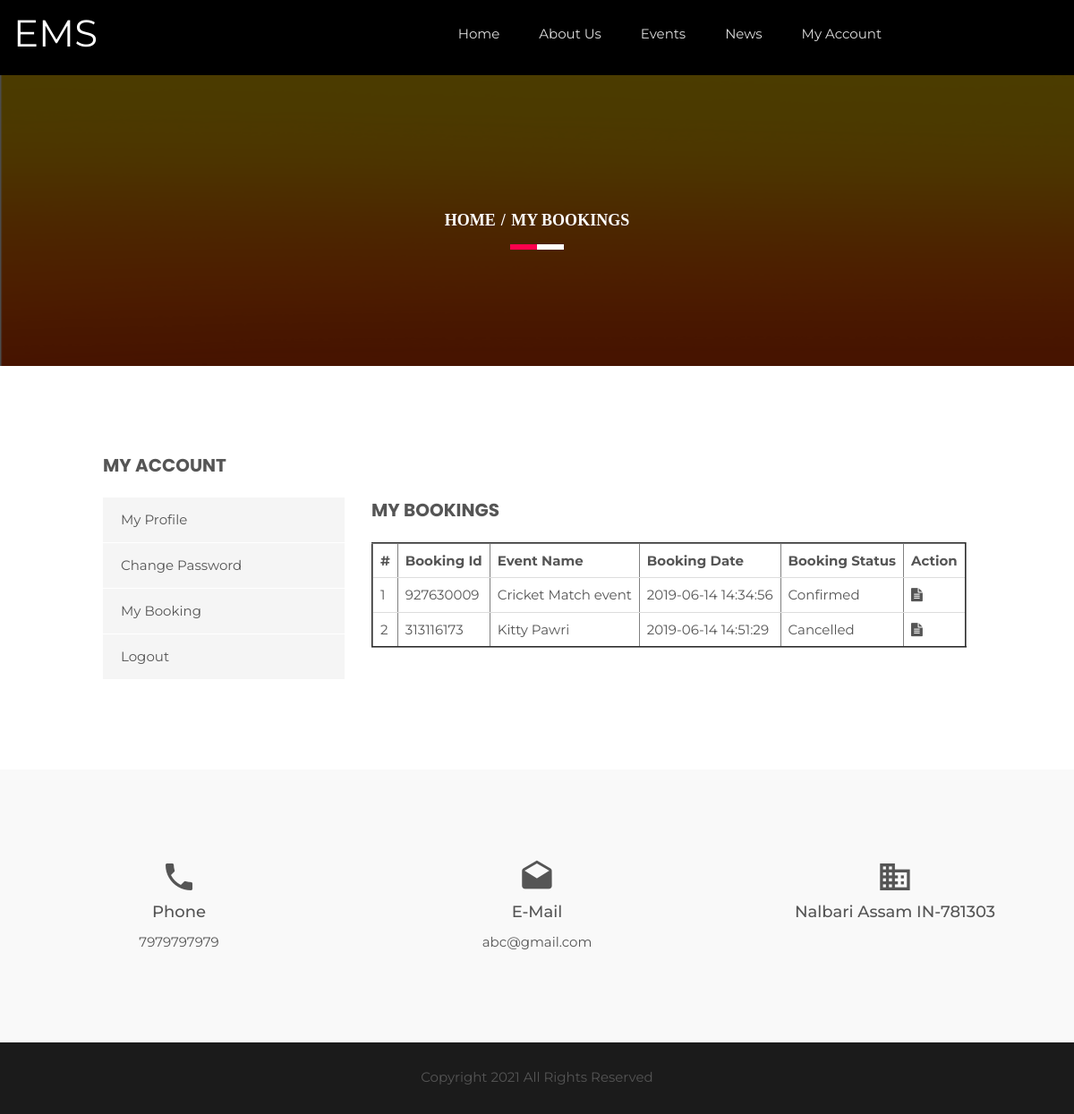
Page /my-bookings.php (signed in) on the committed database.
### tables this page shows
CREATE TABLE IF NOT EXISTS `tblgenralsettings` (
  `id` int(11) NOT NULL AUTO_INCREMENT,
  `SiteName` varchar(200) DEFAULT NULL,
  `PhoneNumber` bigint(12) DEFAULT NULL,
  `EmailId` varchar(255) DEFAULT NULL,
  `address` mediumtext,
  `footercontent` mediumtext,
  `LastUpdationDate` timestamp NULL DEFAULT NULL ON UPDATE CURRENT_TIMESTAMP,
  PRIMARY KEY (`id`)
);

CREATE TABLE IF NOT EXISTS `tblbookings` (
  `id` int(11) NOT NULL AUTO_INCREMENT,
  `BookingId` bigint(12) DEFAULT NULL,
  `UserId` int(11) DEFAULT NULL,
  `EventId` int(11) DEFAULT NULL,
  `NumberOfMembers` int(11) DEFAULT NULL,
  `UserRemark` mediumtext,
  `AdminRemark` mediumtext,
  `UserCancelRemark` mediumtext,
  `BookingDate` timestamp NULL DEFAULT CURRENT_TIMESTAMP,
  `BookingStatus` varchar(100) DEFAULT NULL,
  `LastUpdationDate` timestamp NULL DEFAULT NULL ON UPDATE CURRENT_TIMESTAMP,
  PRIMARY KEY (`id`)
);

CREATE TABLE IF NOT EXISTS `tblevents` (
  `id` int(11) NOT NULL AUTO_INCREMENT,
  `CategoryId` char(10) DEFAULT NULL,
  `SponserId` char(10) DEFAULT NULL,
  `EventName` varchar(255) DEFAULT NULL,
  `EventDescription` mediumtext,
  `EventStartDate` date DEFAULT NULL,
  `EventEndDate` date DEFAULT NULL,
  `EventLocation` varchar(255) DEFAULT NULL,
  `EventImage` varchar(255) DEFAULT NULL,
  `PostingDate` timestamp NULL DEFAULT CURRENT_TIMESTAMP,
  `LastUpdationDate` timestamp NULL DEFAULT NULL ON UPDATE CURRENT_TIMESTAMP,
  `IsActive` int(1) DEFAULT NULL,
  PRIMARY KEY (`id`)
);

### my-bookings.php (the view, shortened to what this page needs)
<?php
include('includes/config.php');
if(strlen($_SESSION['usrid'])==0)
    {
header('location:logout.php');
}
else{
?>
<!doctype html>
<html class="no-js" lang="en">
    <head>
        <link rel="stylesheet" href="css/bootstrap.min.css">
        <link rel="stylesheet" href="css/animate.css">
        <link rel="stylesheet" href="css/meanmenu.min.css">
        <link rel="stylesheet" href="css/owl.carousel.css">
        <link rel="stylesheet" href="css/icofont.css">
        <link rel="stylesheet" href="css/nivo-slider.css">
        <link rel="stylesheet" href="css/animate-text.css">
        <link rel="stylesheet" href="css/material-design-iconic-font.min.css">
        <link rel="stylesheet" href="style.css">
        <link rel="stylesheet" href="css/responsive.css">
        <link rel="stylesheet" href="css/faicons.css">
        <link href="css/color/skin-default.css" rel="stylesheet">
    </head>
    <body>
         <div class="wrapper single-blog">
           <div id="home" class="header-slider-area">
                   <?php include_once('includes/header.php');?>
            </div>
            <div class="breadcumb-area bg-overlay">
                <div class="container">
                    <ol class="breadcrumb">
                        <li><a href="index.html">Home</a></li>
                        <li class="active">My Bookings</li>
                    </ol>
                </div>
            </div>
            <div class="single-blog-area ptb100 fix">
               <div class="container">
                   <div class="row">
<?php include_once('includes/myaccountbar.php');?>
                       <div class="col-md-8 col-sm-7">
                           <div class="single-blog-body">
                                <div class="Leave-your-thought mt50">
                                    <h3 class="aside-title uppercase">My Bookings</h3>
                                    <div class="row">
                                            <div class="col-md-12 col-sm-6 col-xs-12 lyt-left">
                                                <div class="input-box leave-ib">
<div class="table-responsive">
<table border="2" class="table">
    <tr>
      <th>#</th>
      <th>Booking Id</th>
      <th>Event Name</th>
      <th>Booking Date</th>
      <th>Booking Status</th>
      <th>Action</th>
    </tr>
<?php
$uid=$_SESSION['usrid'];
$sql = "SELECT tblbookings.id as bid,tblbookings.BookingId,tblbookings.BookingDate,tblbookings.BookingStatus,tblevents.EventName,tblevents.id as evtid from tblbookings left join tblevents on tblevents.id=tblbookings.EventId where tblbookings.UserId=:uid";
$query = $dbh -> prepare($sql);
$query->bindParam(':uid',$uid,PDO::PARAM_STR);
$query->execute();
$results=$query->fetchAll(PDO::FETCH_OBJ);
$cnt=1;
if($query->rowCount() > 0)
{
foreach($results as $row)
{ ?>
<tr>
<td><?php echo htmlentities($cnt);?></td>
<td><?php echo htmlentities($row->BookingId);?></td>
<td><a href="event-details.php?evntid=<?php echo htmlentities($row->evtid);?>"><?php echo htmlentities($row->EventName);?></a></td>
<td><?php echo htmlentities($row->BookingDate);?></td>
<td><?php $bstatus=$row->BookingStatus;
if($bstatus==""){
echo htmlentities("Not confirmed Yet");
} else {
echo htmlentities($bstatus);
}?></td>
<td>
<a href="booking-details.php?bkid=<?php echo htmlentities($row->bid);?>">
<i class="fa fa-file-text"></i></a></td>
</tr>
<?php $cnt++;}} ?>
</table>
</div>
</div>
</div>
                                    </div>
                                </div>
                           </div>
                       </div>
               </div>
           </div></div>
                 <?php include_once('includes/footer.php');?>
         </div>
    </body>
</html>
<?php } ?>

### includes/header.php (shortened to what this page needs)
<?php
$ret = "Select  SiteName from tblgenralsettings ";
$querys = $dbh -> prepare($ret);
$querys->execute();
$resultss=$querys->fetchAll(PDO::FETCH_OBJ);
if($querys->rowCount() > 0)
{
foreach($resultss as $rows)
{ ?>
   <div id="home" class="header-slider-area">
                <div class="header-area header-2">
                    <div id="sticker" class="logo-menu-area header-area-2">
                        <div class="container hidden-xs">
                            <div class="row">
                                <div class="col-md-2 col-sm-3">
                                    <div class="logo">
                                        <a href="index.php" style="font-size:42px; color:#fff"><?php echo htmlentities($rows->SiteName);?></a>
                                    </div>
                                </div>
                                <div class="col-md-8 col-sm-9">
                                    <div class="main-menu text-right">
                                        <nav>
                                            <ul id="nav">
                                                <li><a class="smooth-scroll" href="index.php">Home</a></li>
                                                <li><a class="smooth-scroll" href="about-us.php">About Us</a></li>
                                                <li><a class="smooth-scroll" href="all-events.php">Events</a></li>
                                                <li><a class="smooth-scroll" href="news.php">News</a></li>
                                                <?php if(strlen($_SESSION['usrid']==0)){?>
                                                <li><a class="smooth-scroll" href="signup.php">Signup</a></li>
                                                 <li><a class="smooth-scroll" href="signin.php">Login</a></li>
                                             <?php } else {?>
<li><a class="smooth-scroll" href="profile.php">My Account</a></li>
                                             <?php } ?>
                                            </ul>
                                        </nav>
                                    </div>
                                </div>
                                </div>
                            </div>
                        </div>
                    </div>
                    <?php }} ?>

### includes/footer.php (shortened to what this page needs)
<?php
$ret = "Select  PhoneNumber,address,EmailId,footercontent from tblgenralsettings ";
$querys = $dbh -> prepare($ret);
$querys->execute();
$resultss=$querys->fetchAll(PDO::FETCH_OBJ);
if($querys->rowCount() > 0)
{
foreach($resultss as $rows)
{ ?>
 <div class="information-area off-white ptb100">
                    <div class="container">
                        <div class="row">
                            <div class="col-md-4 col-sm-3 col-xs-12">
                                <div class="single-information text-center">
                                    <div class="info-icon">
                                        <i class="zmdi zmdi-phone"></i>
                                    </div>
                                    <h4>Phone</h4>
                                    <p><?php echo htmlentities($rows->PhoneNumber);?></p>
                                </div>
                            </div>
                            <div class="col-md-4 col-sm-3 col-xs-12">
                                <div class="single-information text-center">
                                    <div class="info-icon">
                                        <i class="zmdi zmdi-email-open"></i>
                                    </div>
                                    <h4>E-Mail</h4>
                                    <p><a href="mailto:company@email.com"><?php echo htmlentities($rows->EmailId);?></a></p>
                                </div>
                            </div>
                            <div class="col-md-4 col-sm-3 col-xs-12">
                                <div class="single-information text-center">
                                    <div class="info-icon">
                                        <i class="zmdi zmdi-city-alt"></i>
                                    </div>
                                    <h4><?php echo htmlentities($rows->address);?></h4>
                                </div>
                            </div>
                        </div>
                    </div>
                </div>
            <div class="footer-area" align="center">
                <div class="container">
                    <div class="row">
                        <div class="col-md-12 col-sm-6 col-xs-12">
                            <div class="social-area">
                             <?php echo htmlentities($rows->footercontent);?>
                            </div>
                        </div>
                    </div>
                </div>
            </div>
            <?php }} ?>

### style.css (style rules this page uses)
.container { width: 1200px }
html, body { height: 100%; font-family: 'Montserrat', sans-serif; font-size: 15px; color: #555; line-height: 25px; }
.fix { overflow: hidden }
p { margin: 0 0 15px }
h1, h2, h3, h4, h5, h6 { margin: 0 0 10px }
a { -webkit-transition: all 0.3s ease 0s; transition: all 0.3s ease 0s; text-decoration: none; color: #555; }
ul { list-style: outside none none; margin: 0; padding: 0; }
.mt50 { margin-top: 50px }
.ptb100 { padding: 100px 0 }
.uppercase { text-transform: uppercase }
.off-white { background: #f9f9f9 }
.wrapper { background: #fff }
ul li { display: inline-block }
.main-menu ul li a { color: #ddd }
.logo-menu-area { padding: 35px 0 }
.main-menu ul li { margin-right: 40px }
.main-menu ul li:last-child { margin: 0 }
.header-area { left: 0; position: absolute; top: 0; width: 100%; z-index: 999; }
.header-slider-area { position: relative }
.bg-overlay { position: relative; z-index: 1; }
.bg-overlay:before { background: #000 none repeat scroll 0 0; content: ""; height: 100%; left: 0; opacity: 0.85; -ms-filter: "progid:DXImageTransform.Microsoft.Alpha(Opacity=85)"; position: absolute; top: 0; width: 100%; z-index: -1; }
.breadcumb-area.bg-overlay:before { opacity: 0.7; -ms-filter: "progid:DXImageTransform.Microsoft.Alpha(Opacity=70)"; }
.input-box { display: inline-block }
.info-icon { font-size: 40px; margin-bottom: 10px; }
.single-information > p { margin-bottom: 5px }
.single-information p:last-child { margin: 0 }
.footer-area { background: #1b1b1b none repeat scroll 0 0; height: 80px; line-height: 78px; }
.header-2 { background: #000 none repeat scroll 0 0; position: static; }
.breadcumb-area { background: rgba(0, 0, 0, 0) url("img/bg.png") repeat scroll 0 0; padding: 150px 0; text-align: center; }
.breadcrumb { background-color: transparent; border-radius: 0; list-style: outside none none; margin-bottom: 0; padding: 0; position: relative; }
.breadcrumb > li + li:before { color: #fff; font-weight: 700; padding: 0 2px; }
.breadcrumb a, .breadcrumb li.active { color: #fff }
.breadcrumb li { font-family: popins; font-size: 18px; font-weight: 700; text-transform: uppercase; }
.breadcrumb:before, .breadcrumb:after { background: #fff none repeat scroll 0 0; bottom: -20px; content: ""; height: 6px; left: 50%; position: absolute; -webkit-transform: translateX(-50%); transform: translateX(-50%); width: 60px; }
.breadcrumb:after { background: #ff004d none repeat scroll 0 0; -webkit-transform: translateX(-100%); transform: translateX(-100%); width: 30px; }
.aside-title { font-family: Poppins; font-size: 20px; font-weight: 700; margin-bottom: 25px; }
#sticker { right: 0; left: 0; }

### css/responsive.css (style rules this page uses)
@media (min-width: 1170px) and (max-width: 1400px) { .logo-menu-area { padding: 25px 0; } }

### css/color/skin-default.css (style rules this page uses)
.breadcrumb::after { background: #ff004d none repeat scroll 0 0; }

### rows in the picture
tblgenralsettings: SiteName "EMS", PhoneNumber "7979797979", EmailId "abc@gmail.com", address "Nalbari Assam IN-781303", footercontent "Copyright 2021 All Rights Reserved"
tblbookings: BookingId "927630009", EventId.EventName "Cricket Match event", BookingDate "2019-06-14 14:34:56", BookingStatus "Confirmed"
tblbookings: BookingId "313116173", EventId.EventName "Kitty Pawri", BookingDate "2019-06-14 14:51:29", BookingStatus "Cancelled"
